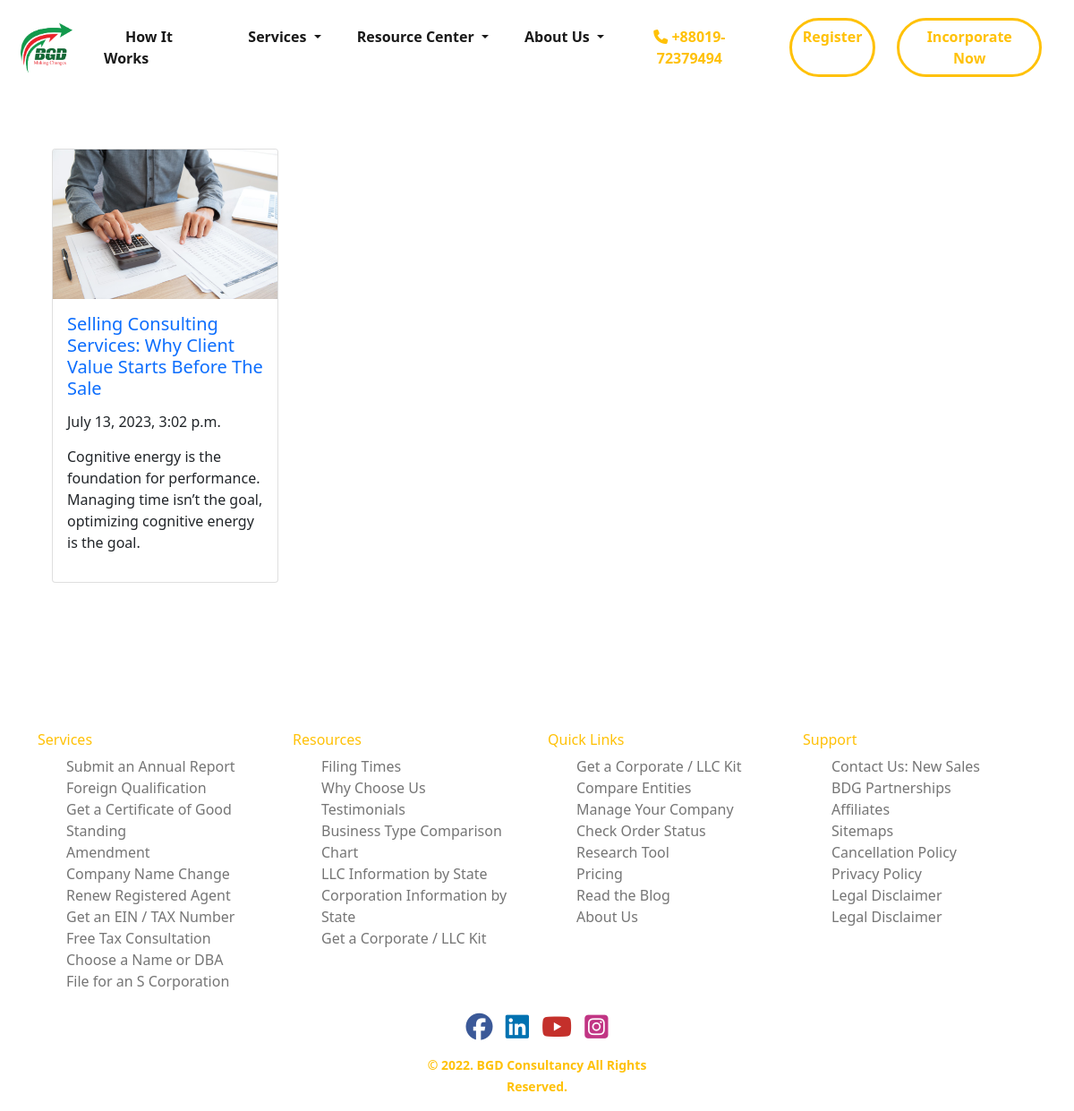
Screenshot of /blog/ with the database file from the repository.
### bgd_consultancy_app/models.py (models this page shows, shortened)
class Blog(models.Model):
    blog_title = models.CharField(max_length=255, verbose_name='Put a Title')
    short_description = models.TextField(max_length=500)
    blog_content = RichTextField()
    blog_image = models.ImageField(upload_to='blog_images', verbose_name='Image', blank=False, null=False)
    publish_date = models.DateTimeField(auto_now_add=True)
    slug = models.SlugField(max_length=255, unique=True)
    class Meta:
        ordering = ['-publish_date',]

### bgd_consultancy_app/views.py (the view)
# urls.py: path('blog/', views.blog, name='blog'),
def blog(request):
    all_blog = Blog.objects.all().order_by('-id')
    diction = {'all_blog': all_blog}
    return render(request,'bgd_consultancy_app/blog.html', context = diction)

### templates/bgd_consultancy_app/blog.html (shortened to what this page needs)
{% extends 'base.html' %}
{% load static %}
{% block body %}
<link rel="stylesheet" href="{% static 'css/blog.css' %}">
<div class="container" style="margin-bottom: 100px; margin-top: 150px;">
    <section class="blog-card">
        <div class="card-container p-3 d-flex flex-sm-column flex-md-row justify-content-center">
            <div class="row">
                {% for blog in all_blog %}
                <div class="col-12 col-md-6 col-lg-3 blog-banner">
                    <div class="card" style="margin-bottom: 50px;">
                        <a href="{% url 'bgd_consultancy_app:blog_details' slug=blog.slug %}"><img src="{{ blog.blog_image.url }}" class="card-img-top"
                                alt="" /></a>
                        <div class="card-body">
                            <a href="{% url 'bgd_consultancy_app:blog_details' slug=blog.slug %}" style="text-decoration: none;"><h5 class="card-title">
                                {{ blog.blog_title }}
                            </h5></a>
                            <p>
                                <h6>{{ blog.publish_date }}</h6>
                            </p>
                            <p class="card-text">
                                {{ blog.short_description | linebreaks | slice:":145" }}
                            </p>
                        </div>
                    </div>
                </div>
                {% endfor %}
            </div>
        </div>
    </section>
</div>
{% endblock %}

### rows the page displays
Blog: blog_image (picture), blog_title "Selling Consulting Services: Why Client Value Starts Before The Sale", publish_date "July 13, 2023, 3:02 p.m.", short_description "Cognitive energy is the foundation for performance. Managing time isn’t the goal, optimizing cognitive energy is the goal."
